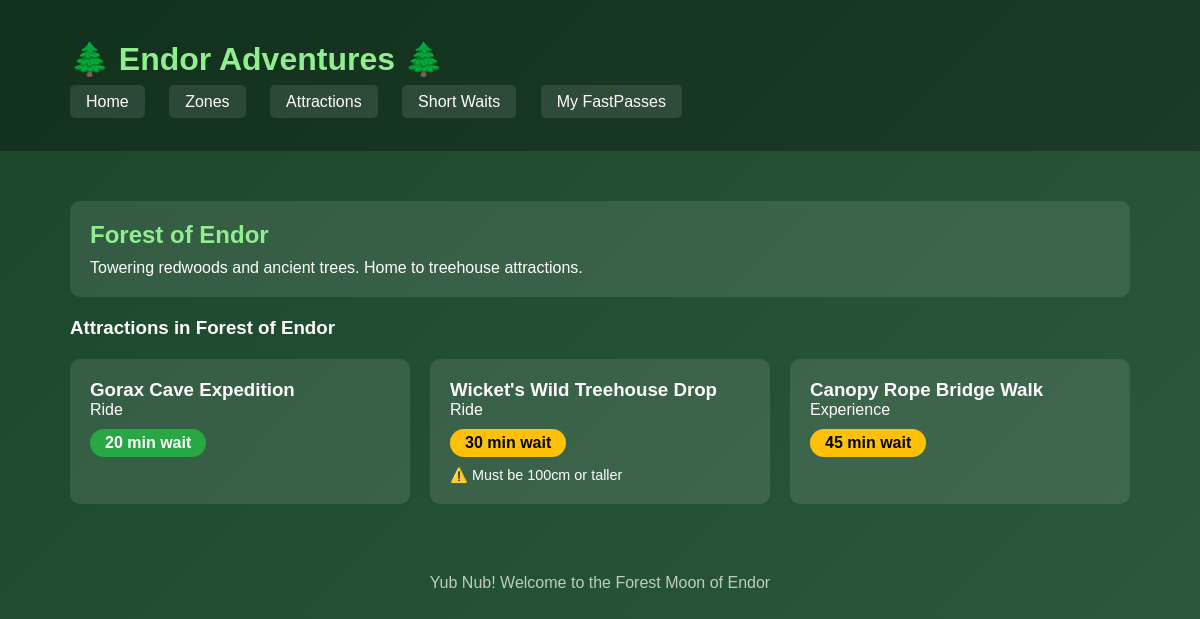
Screenshot of /zones/1/ with the database file from the repository.
### fastpass/models.py (models this page shows, shortened)
class ThemeZone(models.Model):
    name = models.CharField(max_length=100)
    description = models.TextField()
    is_open = models.BooleanField(default=True)
    created_at = models.DateTimeField(auto_now_add=True)
    class Meta:
        ordering = ['name']  # Sort zones alphabetically

class Attraction(models.Model):
    RIDE = 'ride'
    SHOW = 'show'
    EXPERIENCE = 'experience'
    DINING = 'dining'
    TYPE_CHOICES = [
        (RIDE, 'Ride'),
        (SHOW, 'Show'),
        (EXPERIENCE, 'Experience'),
        (DINING, 'Dining'),
    ]
    THRILL_CHOICES = [
        (1, 'Mild - All Ages'),
        (2, 'Moderate - Some Thrills'),
        (3, 'Thrilling - Not for the Faint of Heart'),
        (4, 'Extreme - Hold onto Your Ewok!'),
    ]
    name = models.CharField(max_length=200)
    description = models.TextField()
    attraction_type = models.CharField(
        max_length=20,
        choices=TYPE_CHOICES,
        default=RIDE
    )
    zone = models.ForeignKey(
        ThemeZone,
        on_delete=models.CASCADE,
        related_name='attractions'
    )
    thrill_level = models.IntegerField(choices=THRILL_CHOICES, default=1)
    min_height_cm = models.IntegerField(default=0)
    duration_minutes = models.IntegerField(default=5)
    current_wait_minutes = models.IntegerField(default=0)
    is_operational = models.BooleanField(default=True)
    fastpass_enabled = models.BooleanField(default=True)
    created_at = models.DateTimeField(auto_now_add=True)
    class Meta:
        ordering = ['zone', 'name']

### fastpass/views.py (the view)
# urls.py: path('zones/<int:zone_id>/', views.zone_detail, name='zone_detail'),
def zone_detail(request, zone_id):
    zone = get_object_or_404(ThemeZone, id=zone_id)
    attractions = zone.attractions.filter(
        is_operational=True
    ).order_by('current_wait_minutes')
    context = {
        'zone': zone,
        'attractions': attractions,
    }
    return render(request, 'fastpass/zone_detail.html', context)

### fastpass/templates/fastpass/zone_detail.html (shortened to what this page needs)
{% extends 'fastpass/base.html' %}
{% block content %}
<div class="card">
    <h2>{{ zone.name }}</h2>
    <p>{{ zone.description }}</p>
</div>
<h3 style="margin: 20px 0;">Attractions in {{ zone.name }}</h3>
<div class="grid">
    {% for attraction in attractions %}
    <div class="card">
        <h3>{{ attraction.name }}</h3>
        <p>{{ attraction.get_attraction_type_display }}</p>
        <p style="margin: 10px 0;">
            <span class="wait-badge {% if attraction.current_wait_minutes < 30 %}wait-short{% elif attraction.current_wait_minutes < 60 %}wait-medium{% else %}wait-long{% endif %}">
                {{ attraction.current_wait_minutes }} min wait
            </span>
        </p>
        {% if attraction.min_height_cm > 0 %}
        <p style="font-size: 0.9em;">
            ⚠️ Must be {{ attraction.min_height_cm }}cm or taller
        </p>
        {% endif %}
    </div>
    {% empty %}
    <p>No attractions currently operating.</p>
    {% endfor %}
</div>
{% endblock %}

### fastpass/templates/fastpass/base.html (style rules this page uses)
* { margin: 0; padding: 0; box-sizing: border-box; }
body { font-family: Arial, sans-serif; background: linear-gradient(135deg, #1a472a 0%, #2d5a3d 100%); min-height: 100vh; color: white; }
.card { background: rgba(255,255,255,0.1); border-radius: 10px; padding: 20px; margin-bottom: 20px; }
.card h2 { color: #90EE90; margin-bottom: 10px; }
.grid { display: grid; grid-template-columns: repeat(auto-fill, minmax(280px, 1fr)); gap: 20px; }
.wait-badge { display: inline-block; padding: 5px 15px; border-radius: 20px; font-weight: bold; }
.wait-short { background: #28a745; }
.wait-medium { background: #ffc107; color: black; }

### rows the page displays
ThemeZone: name "Forest of Endor", description "Towering redwoods and ancient trees. Home to treehouse attractions."
Attraction: name "Gorax Cave Expedition", attraction_type "Ride", current_wait_minutes "20"
Attraction: name "Wicket's Wild Treehouse Drop", attraction_type "Ride", current_wait_minutes "30", min_height_cm "100"
Attraction: name "Canopy Rope Bridge Walk", attraction_type "Experience", current_wait_minutes "45"
